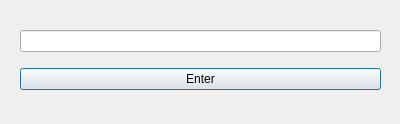
<?xml version="1.0" encoding="UTF-8"?>
<ui version="4.0">
 <class>EnterPassword_w</class>
 <widget class="QDialog" name="EnterPassword_w">
  <property name="geometry">
   <rect>
    <x>0</x>
    <y>0</y>
    <width>400</width>
    <height>124</height>
   </rect>
  </property>
  <property name="windowTitle">
   <string>Dialog</string>
  </property>
  <widget class="QWidget" name="verticalLayoutWidget">
   <property name="geometry">
    <rect>
     <x>20</x>
     <y>20</y>
     <width>361</width>
     <height>81</height>
    </rect>
   </property>
   <layout class="QVBoxLayout" name="verticalLayout">
    <item>
     <widget class="QLineEdit" name="PassEnter"/>
    </item>
    <item>
     <layout class="QHBoxLayout" name="horizontalLayout">
      <item>
       <widget class="QPushButton" name="Ok">
        <property name="text">
         <string>Enter</string>
        </property>
       </widget>
      </item>
     </layout>
    </item>
   </layout>
  </widget>
 </widget>
 <resources/>
 <connections/>
</ui>
